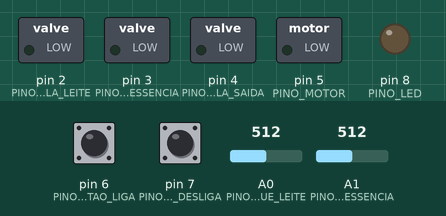
The sketch below on a simulated Arduino Uno, built with avr-gcc and run on an emulated ATmega328P. On the bench: switched loads named in the sketch (green lamp = pin HIGH), output pins drawn as LEDs (lit = HIGH). Inputs (shaded band) come from the test bench; at power-on: pin 6 (PINO_BOTAO_LIGA) HIGH, A1 (PINO_TANQUE_ESSENCIA) = 512, pin 7 (PINO_BOTAO_DESLIGA) HIGH, A0 (PINO_TANQUE_LEITE) = 512.

Above: at 1.2 s.
1.3 s: pin 6 (PINO_BOTAO_LIGA) pulled LOW for 0.15 s
At 2.3 s:
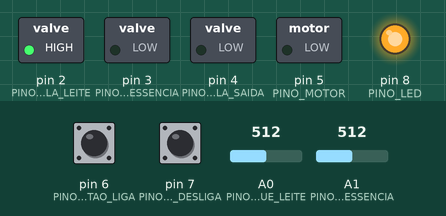
4.4 s: A1 (PINO_TANQUE_ESSENCIA) set to 502
At 7.1 s:
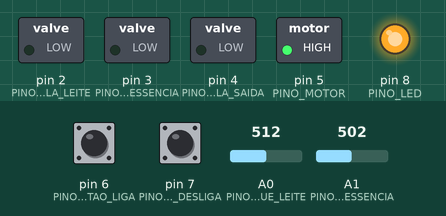
7.4 s: pin 7 (PINO_BOTAO_DESLIGA) pulled LOW for 0.15 s
At 8.2 s:
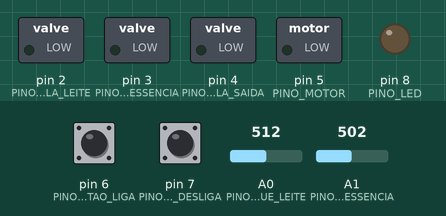
9.0 s: pin 6 (PINO_BOTAO_LIGA) pulled LOW for 1 s
At 9.4 s:
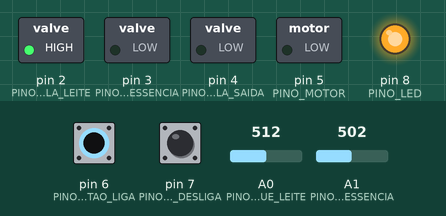
Timing chart, 0 to 14.0 s (numbered marks = the images above; inputs shaded):
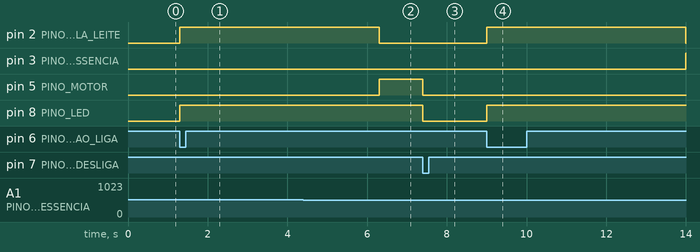

The sketch:

Aula_Pratica_13.ino
```cpp
/**
 * @file Aula_Pratica_13.ino
 * @brief Aula Prática 13 - CONTROLE DE MISTURA LEITE/ESSÊNCIA
 * @version 1.0
 * @date 2023-05-26
 *
 * A. Ao pulsar o botão LIGA, os volumes dos tanques de Leite e de Essência são memorizados e a Válvula de Leite deverá ser aberta por 5 segundos;
 * B. Em seguida, a Válvula de Essência deverá ser aberta até a mistura atingir a proporção de 1 parte de essência para 10 partes de leite.
 *    Quando o tanque de Essência esvaziar até atingir a proporção adequada, a Válvula de Essência deverá ser fechada.
 * C. O Motor deverá ser ligado por 10 segundos, em seguida desligado e a Válvula de Saída aberta.
 * D. Após abrir a Válvula de Saída e o tanque esvaziar, ela deverá ser novamente fechada.
 * E. O ciclo é reiniciado ao pulsar novamente o botão LIGA. Em qualquer momento que o botão DESLIGA for pulsado,
 *    o Motor deverá ser desligado e as válvulas fechadas;
 * F. Deverá existir uma sinalização exclusiva para controle ligado.
 * Obs.: Considere que os tanques de Leite e Essência tenham capacidade de 10.000 litros e o de Mistura tenha capacidade de 20.000 litros.
 *       A simulação dos níveis nos tanques de Leite e Essência serão simulados através de potenciômetros.
 *       A simulação das saídas deverá ser feita através de LEDs.
 */

/**
 * @brief Class representing a button with debounce control.
 */
class Button
{
public:
    /**
     * @brief Constructor for the Button class.
     * @param pino The pin number of the button.
     */
    Button(int pino)
    {
        this->pino = pino;
        pinMode(pino, INPUT_PULLUP);
        this->ultimoTempo = 0;
    }

    /**
     * @brief Checks if the button has been pressed.
     * @return True if the button has been pressed, false otherwise.
     */
    bool foiPressionado()
    {
        if (digitalRead(pino) == LOW && millis() - ultimoTempo >= 200) // Debounce
        {
            ultimoTempo = millis();
            return true;
        }
        return false;
    }

private:
    int pino;
    unsigned long ultimoTempo; // Last time the button was pressed
};

/**
 * @brief Class representing a tank.
 */
class Tanque
{
public:
    /**
     * @brief Constructor for the Tanque class.
     * @param capacidadeMaxima The maximum capacity of the tank.
     */
    Tanque(int capacidadeMaxima)
    {
        this->capacidadeMaxima = capacidadeMaxima;
        this->volumeAtual = 0;
    }

    /**
     * @brief Sets the current volume of the tank.
     * @param volume The current volume of the tank.
     */
    void setVolumeAtual(int volume)
    {
        this->volumeAtual = volume;
    }

    /**
     * @brief Gets the current volume of the tank.
     * @return The current volume of the tank.
     */
    int getVolumeAtual()
    {
        return this->volumeAtual;
    }

    /**
     * @brief Gets the maximum capacity of the tank.
     * @return The maximum capacity of the tank.
     */
    int getCapacidadeMaxima()
    {
        return this->capacidadeMaxima;
    }

private:
    int capacidadeMaxima;
    int volumeAtual;
};

/**
 * @brief Class representing a valve.
 */
class Valvula
{
public:
    /**
     * @brief Constructor for the Valvula class.
     * @param pino The pin number of the valve.
     */
    Valvula(int pino)
    {
        this->pino = pino;
        pinMode(pino, OUTPUT);
    }

    /**
     * @brief Opens the valve.
     */
    void abrir()
    {
        digitalWrite(pino, HIGH);
    }

    /**
     * @brief Closes the valve.
     */
    void fechar()
    {
        digitalWrite(pino, LOW);
    }

private:
    int pino;
};

/**
 * @brief Class representing a motor.
 */
class Motor
{
public:
    /**
     * @brief Constructor for the Motor class.
     * @param pino The pin number of the motor.
     */
    Motor(int pino)
    {
        this->pino = pino;
        pinMode(pino, OUTPUT);
    }

    /**
     * @brief Turns on the motor.
     */
    void ligar()
    {
        digitalWrite(pino, HIGH);
    }

    /**
     * @brief Turns off the motor.
     */
    void desligar()
    {
        digitalWrite(pino, LOW);
    }

private:
    int pino;
};

/**
 * @brief Represents a sensor that reads the value of a potentiometer and updates the volume of a tank
 */
class Nivel
{
public:
    /**
     * @brief Initializes the sensor with the specified pin and tank
     * @param pino The pin for the potentiometer
     * @param tanque The tank to be updated
     */
    Nivel(int pino, Tanque *tanque)
    {
        this->pino = pino;
        this->tanque = tanque;
    }

    /**
     * @brief Reads the value of the potentiometer and updates the tank volume
     */
    void atualizar()
    {
        int volume = map(analogRead(pino), 0, 1023, 0, tanque->getCapacidadeMaxima());
        tanque->setVolumeAtual(volume);
    }

private:
    int pino;
    Tanque *tanque;
};

/**
 * @brief Class representing the control of the mixing process.
 */
class Controle
{
public:
    /**
     * @brief Constructor for the Controle class.
     * @param tanqueLeite Pointer to the tank object representing the milk tank.
     * @param tanqueEssencia Pointer to the tank object representing the essence tank.
     * @param tanqueMistura Pointer to the tank object representing the mixture tank.
     * @param valvulaLeite Pointer to the valve object representing the milk valve.
     * @param valvulaEssencia Pointer to the valve object representing the essence valve.
     * @param valvulaSaida Pointer to the valve object representing the output valve.
     * @param motor Pointer to the motor object.
     */
    Controle(Tanque *tanqueLeite, Tanque *tanqueEssencia, Tanque *tanqueMistura,
             Valvula *valvulaLeite, Valvula *valvulaEssencia, Valvula *valvulaSaida,
             Motor *motor)
    {
        this->tanqueLeite = tanqueLeite;
        this->tanqueEssencia = tanqueEssencia;
        this->tanqueMistura = tanqueMistura;
        this->valvulaLeite = valvulaLeite;
        this->valvulaEssencia = valvulaEssencia;
        this->valvulaSaida = valvulaSaida;
        this->motor = motor;

        this->estado = 0; // Initial state
        this->tempoInicial = 0;
    }

    /**
     * @brief Starts the mixing process.
     */
    void iniciarProcesso()
    {
        if (estado == 0) // Initial state
        {
            // Stores the volumes of the milk and essence tanks
            volumeLeiteInicial = tanqueLeite->getVolumeAtual();
            volumeEssenciaInicial = tanqueEssencia->getVolumeAtual();

            // Opens the milk valve for 5 seconds
            valvulaLeite->abrir();
            tempoInicial = millis();
            estado = 1; // Next state
        }
    }

    /**
     * @brief Updates the control state according to time and tank volumes
     */
    void atualizar()
    {
        if (estado == 1) // Opening of the milk valve
        {
            if (millis() - tempoInicial >= 5000) // 5 seconds have passed
            {
                // Closes the milk valve
                valvulaLeite->fechar();

                // Opens the essence valve
                valvulaEssencia->abrir();
                estado = 2; // Next state
            }
        }
        else if (estado == 2) // Opening of the essence valve
        {
            // Calculates the current essence/milk ratio
            int volumeLeiteUsado = volumeLeiteInicial - tanqueLeite->getVolumeAtual();
            int volumeEssenciaUsado = volumeEssenciaInicial - tanqueEssencia->getVolumeAtual();
            float proporcaoAtual = (float)volumeEssenciaUsado / volumeLeiteUsado;

            if (proporcaoAtual >= 0.1) // Reached the appropriate ratio
            {
                // Closes the essence valve
                valvulaEssencia->fechar();

                // Turns on the motor for 10 seconds
                motor->ligar();
                tempoInicial = millis();
                estado = 3; // Next state
            }
        }
        else if (estado == 3) // Turning on the motor
        {
            if (millis() - tempoInicial >= 10000) // 10 seconds have passed
            {
                // Turns off the motor
                motor->desligar();

                // Opens the output valve
                valvulaSaida->abrir();
                estado = 4; // Next state
            }
        }
        else if (estado == 4) // Opening of the output valve
        {
            if (tanqueMistura->getVolumeAtual() == 0) // Tank has emptied
            {
                // Closes the output valve
                valvulaSaida->fechar();

                estado = 0; // Returns to the initial state
            }
        }
    }

    /**
     * @brief Turns off the system and closes all valves and turns off the motor
     */
    void desligar()
    {
        if (estado != 0) // If not in the initial state
        {
            // Turns off the motor and closes the valves
            motor->desligar();
            valvulaLeite->fechar();
            valvulaEssencia->fechar();
            valvulaSaida->fechar();

            estado = 0; // Returns to the initial state
        }
    }

private:
    Tanque *tanqueLeite;
    Tanque *tanqueEssencia;
    Tanque *tanqueMistura;
    Valvula *valvulaLeite;
    Valvula *valvulaEssencia;
    Valvula *valvulaSaida;
    Motor *motor;

    int estado;
    unsigned long tempoInicial;

    int volumeLeiteInicial;
    int volumeEssenciaInicial;
};

/**
 * @brief Represents a system with ON and OFF buttons and an LED indicator
 */
class Sistema
{
public:
    /**
     * @brief Initializes the system with the specified pins for the buttons and LED
     * @param botaoLiga Pointer to the Button object representing the ON button
     * @param botaoDesliga Pointer to the Button object representing the OFF button
     * @param pinoLed The pin for the LED indicator
     * @param controle Pointer to the Controle object representing the control system
     */

    Sistema(Button *botaoLiga, Button *botaoDesliga, int pinoLed, Controle *controle)
    {
        this->botaoLiga = botaoLiga;
        this->botaoDesliga = botaoDesliga;
        this->pinoLed = pinoLed;
        this->controle = controle;

        pinMode(pinoLed, OUTPUT);

        this->estado = false; // Initial state: off

        atualizarLed();
    }

    /**
     * @brief Checks if the ON button has been pressed and turns on the system
     */
    void verificarBotaoLiga()
    {
        if (botaoLiga->foiPressionado())
        {
            estado = true; // Turns on the system
            atualizarLed();
            controle->iniciarProcesso(); // Starts the process
        }
    }

    /**
     * @brief Checks if the OFF button has been pressed and turns off the system
     */
    void verificarBotaoDesliga()
    {
        if (botaoDesliga->foiPressionado())
        {
            estado = false; // Turns off the system
            atualizarLed();
            controle->desligar(); // Stops the process
        }
    }

    /**
     * @brief Returns the current state of the system (on or off)
     * @return The current state of the system
     */
    bool getEstado()
    {
        return estado;
    }

private:
    Button *botaoLiga;    // Pointer to the ON button
    Button *botaoDesliga; // Pointer to the OFF button
    Controle *controle;   // Pointer to the Controle object
    bool estado;          // Current state of the system (on or off)
    int pinoLed;

    /**
     * @brief Updates the state of the LED according to the system state
     */
    void atualizarLed()
    {
        if (estado)
        {
            digitalWrite(pinoLed, HIGH);
        }
        else
        {
            digitalWrite(pinoLed, LOW);
        }
    }
};

/**
 * @brief Pin numbers of the components.
 */
const int PINO_TANQUE_LEITE = A0;
const int PINO_TANQUE_ESSENCIA = A1;

const int PINO_VALVULA_LEITE = 2;
const int PINO_VALVULA_ESSENCIA = 3;
const int PINO_VALVULA_SAIDA = 4;

const int PINO_MOTOR = 5;

const int PINO_BOTAO_LIGA = 6;
const int PINO_BOTAO_DESLIGA = 7;

const int PINO_LED = 8;

/**
 * @brief Capacities of the tanks (in liters)
 */
const int CAPACIDADE_TANQUE_LEITE = 10000;
const int CAPACIDADE_TANQUE_ESSENCIA = 10000;
const int CAPACIDADE_TANQUE_MISTURA = 20000;

Tanque tanqueLeite(CAPACIDADE_TANQUE_LEITE);
Tanque tanqueEssencia(CAPACIDADE_TANQUE_ESSENCIA);
Tanque tanqueMistura(CAPACIDADE_TANQUE_MISTURA);

Valvula valvulaLeite(PINO_VALVULA_LEITE);
Valvula valvulaEssencia(PINO_VALVULA_ESSENCIA);
Valvula valvulaSaida(PINO_VALVULA_SAIDA);

Motor motor(PINO_MOTOR);

Controle controle(&tanqueLeite, &tanqueEssencia, &tanqueMistura,
                  &valvulaLeite, &valvulaEssencia, &valvulaSaida,
                  &motor);

Button botaoLiga(PINO_BOTAO_LIGA);
Button botaoDesliga(PINO_BOTAO_DESLIGA);

Sistema sistema(&botaoLiga, &botaoDesliga, PINO_LED, &controle);

Nivel nivelLeite(PINO_TANQUE_LEITE, &tanqueLeite);
Nivel nivelEssencia(PINO_TANQUE_ESSENCIA, &tanqueEssencia);

void setup() {}

void loop()
{
    // Updates the tank volumes
    nivelLeite.atualizar();
    nivelEssencia.atualizar();

    // Checks if the LIGA button has been pressed
    sistema.verificarBotaoLiga();

    // Checks if the DESLIGA button has been pressed
    sistema.verificarBotaoDesliga();

    // If the system is on, update the control
    if (sistema.getEstado())
    {
        controle.atualizar();
    }
}

// Conclusão
//  Nesta aula prática, aplicamos os conhecimentos teóricos adquiridos durante a disciplina de Microcontroladores para programar e montar um hardware na plataforma Arduino. O objetivo era controlar a mistura de leite e essência utilizando botões, resistores, LEDs e potenciômetros. Para isso, elaboramos um programa no Arduino seguindo as orientações do roteiro e utilizando os princípios SOLID para criar classes separadas para cada parte do processo. Além disso, utilizamos a função millis() em vez de delay() para controlar o tempo de abertura das válvulas e ligamento do motor. Com isso, conseguimos simular com sucesso o processo de mistura de leite/essência e atingir os objetivos propostos nesta aula prática.
```

Measured:
- the behaviour switches between 512 and 511 on A1 (PINO_TANQUE_ESSENCIA) (found by bisection; images 1 and 2)
- after the input at 1.3 s, pin 2 (PINO_VALVULA_LEITE), pin 8 (PINO_LED): LOW → HIGH at once
- after the input at 4.4 s, pin 3 (PINO_VALVULA_ESSENCIA): stays LOW (without the input it goes to HIGH after 1.9 s); pin 5 (PINO_MOTOR): LOW → HIGH after 1.9 s
- after the input at 7.4 s, pin 5 (PINO_MOTOR), pin 8 (PINO_LED): HIGH → LOW at once
- after the input at 9.0 s, pin 2 (PINO_VALVULA_LEITE): LOW → HIGH at once, → LOW 5.0 s later; pin 3 (PINO_VALVULA_ESSENCIA): LOW → HIGH after 5.0 s; pin 8 (PINO_LED): LOW → HIGH at once
